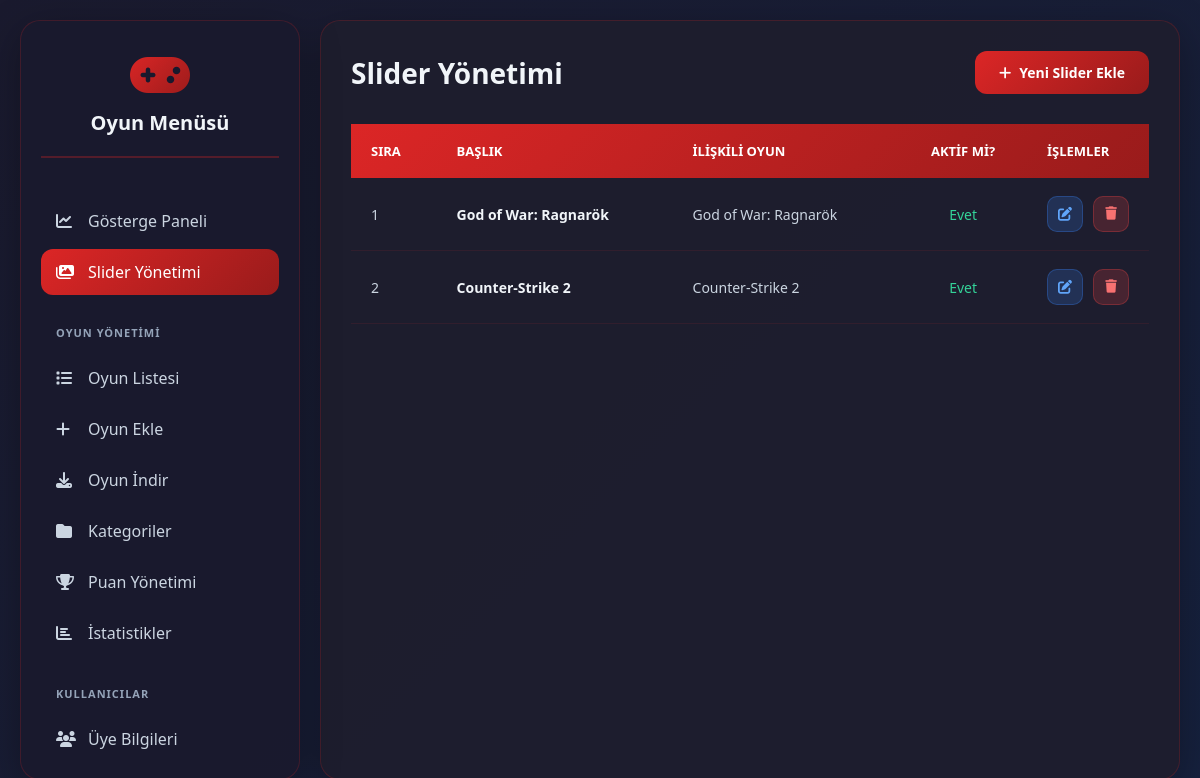
The app's page /admin/sliders with its own data.
### tables this page shows
CREATE TABLE slider (
            id INTEGER PRIMARY KEY AUTOINCREMENT,
            game_id INTEGER,
            badge_text TEXT,
            title TEXT,
            description TEXT,
            background_image TEXT, is_active INTEGER DEFAULT 1, display_order INTEGER DEFAULT 0,
            FOREIGN KEY (game_id) REFERENCES games (id)
        );

CREATE TABLE games (
            id INTEGER PRIMARY KEY AUTOINCREMENT,
            oyun_adi TEXT NOT NULL,
            aciklama TEXT,
            cover_image TEXT,
            youtube_id TEXT,
            save_yolu TEXT,
            calistirma_tipi TEXT NOT NULL,
            calistirma_verisi TEXT NOT NULL,
            cikis_yili TEXT,
            pegi TEXT,
            category_id INTEGER,
            average_rating REAL NOT NULL DEFAULT 0,
            rating_count INTEGER NOT NULL DEFAULT 0, click_count INTEGER NOT NULL DEFAULT 0, launch_script TEXT, yuzde_yuz_save_path TEXT,
            FOREIGN KEY (category_id) REFERENCES categories (id)
        );

### app.py (the view)
@app.route('/admin/sliders')
def manage_sliders():
    conn = get_db_connection()
    sliders = conn.execute('SELECT s.*, g.oyun_adi FROM slider s LEFT JOIN games g ON s.game_id = g.id WHERE s.is_active = 1 ORDER BY s.display_order ASC').fetchall()
    conn.close()
    return render_template('manage_sliders.html', sliders=sliders)

### app.py (called while the page is built)
def get_db_connection():
    conn = sqlite3.connect(DATABASE, check_same_thread=False)
    conn.row_factory = sqlite3.Row
    return conn

### templates/manage_sliders.html (shortened to what this page needs)
{% extends 'base_admin.html' %}
{% block content %}
    <div class="header">
        <h1>Slider Yönetimi</h1>
        <div class="header-actions">
            <a href="{{ url_for('add_slider') }}" class="btn btn-primary">
                <i class="fas fa-plus"></i>
                Yeni Slider Ekle
            </a>
        </div>
    </div>
    <div class="games-table">
        <table>
            <thead>
                <tr>
                    <th>Sıra</th>
                    <th>Başlık</th>
                    <th>İlişkili Oyun</th>
                    <th style="text-align: center;">Aktif Mi?</th>
                    <th style="width: 120px;">İşlemler</th>
                </tr>
            </thead>
            <tbody>
                {% for slider in sliders %}
                <tr>
                    <td>{{ slider.display_order }}</td>
                    <td class="game-name">{{ slider.title }}</td>
                    <td>{{ slider.oyun_adi or 'N/A' }}</td>
                    <td style="text-align: center;">
                        {% if slider.is_active %}
                            <span style="color: #34d399;">Evet</span>
                        {% else %}
                            <span style="color: #f87171;">Hayır</span>
                        {% endif %}
                    </td>
                    <td>
                        <div class="action-buttons">
                            <a href="{{ url_for('edit_slider', slider_id=slider.id) }}" class="btn-icon btn-edit" title="Düzenle"><i class="fas fa-edit"></i></a>
                            <form action="{{ url_for('delete_slider', slider_id=slider.id) }}" method="POST" class="actions-form">
                                <button type="submit" class="btn-icon btn-delete" onclick="return confirm('Bu slider\'ı silmek istediğinize emin misiniz?');" title="Sil"><i class="fas fa-trash"></i></button>
                            </form>
                        </div>
                    </td>
                </tr>
                {% else %}
                <tr>
                    <td colspan="5" style="text-align: center; padding: 30px; color: #94a3b8;">Henüz hiç slider eklenmemiş.</td>
                </tr>
                {% endfor %}
            </tbody>
        </table>
    </div>
{% endblock %}

### static/css/admin_styles.css (style rules this page uses)
* { margin: 0; padding: 0; box-sizing: border-box; }
body { font-family: 'Segoe UI', Tahoma, Geneva, Verdana, sans-serif; background: linear-gradient(135deg, #1a1a2e 0%, #16213e 100%); min-height: 100vh; padding: 20px; color: #f1f5f9; background-repeat: no-repeat; background-size: cover; background-attachment: fixed; overflow-x: hidden; }
.header { display: flex; flex-wrap: wrap; justify-content: space-between; align-items: center; margin-bottom: 30px; flex-shrink: 0; gap: 15px; }
.header h1 { font-size: 28px; color: #f1f5f9; font-weight: 700; }
.header-actions { display: flex; flex-wrap: wrap; gap: 15px; }
.btn { padding: 12px 24px; border: none; border-radius: 12px; font-size: 14px; font-weight: 600; cursor: pointer; transition: all 0.3s ease; display: flex; align-items: center; gap: 8px; text-decoration: none; justify-content: center; }
.btn-primary { background: linear-gradient(135deg, #dc2626 0%, #991b1b 100%); color: white; }
.action-buttons { display: flex; gap: 10px; }
.actions-form { display: contents; }
.btn-icon { width: 36px; height: 36px; border-radius: 10px; border: none; cursor: pointer; display: flex; align-items: center; justify-content: center; transition: all 0.3s ease; text-decoration: none; }
.btn-edit { background: rgba(59, 130, 246, 0.2); color: #60a5fa; border: 1px solid rgba(59, 130, 246, 0.3); }
.btn-delete { background: rgba(239, 68, 68, 0.2); color: #f87171; border: 1px solid rgba(239, 68, 68, 0.3); }
.games-table { overflow: auto; }
table { width: 100%; border-collapse: collapse; min-width: 600px; }
thead { background: linear-gradient(135deg, #dc2626 0%, #991b1b 100%); }
thead th { padding: 18px 20px; text-align: left; color: white; font-weight: 600; font-size: 13px; text-transform: uppercase; }
tbody tr { border-bottom: 1px solid rgba(220, 38, 38, 0.1); }
tbody td { padding: 18px 20px; color: #cbd5e1; font-size: 14px; }
.game-name { font-weight: 600; color: #f1f5f9; }

### records on screen
slider: display_order "1", title "God of War: Ragnarök", oyun_adi "God of War: Ragnarök", is_active "Evet"
slider: display_order "2", title "Counter-Strike 2", oyun_adi "Counter-Strike 2", is_active "Evet"
